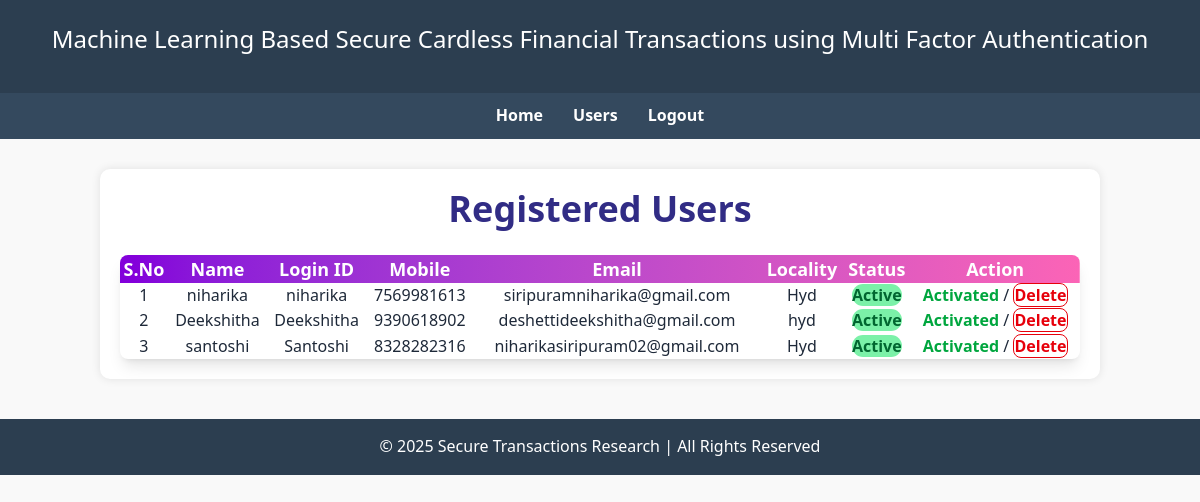
Page /RegisterUsersView/ on the committed database.
### users/models.py (models this page shows, shortened)
class UserRegistrationModel(models.Model):
    name = models.CharField(max_length=100)
    loginid = models.CharField(unique=True, max_length=100)
    password = models.CharField(max_length=100)
    mobile = models.CharField(unique=True, max_length=100)
    email = models.CharField(unique=True, max_length=100)
    locality = models.CharField(max_length=100)
    address = models.CharField(max_length=1000)
    city = models.CharField(max_length=100)
    state = models.CharField(max_length=100)
    status = models.CharField(max_length=100)
    class Meta:
        db_table = 'UserRegistrations'

### admins/views.py (the view)
# urls.py: path('RegisterUsersView/', admins.RegisterUsersView, name='RegisterUsersView'),
def RegisterUsersView(request):
    data = UserRegistrationModel.objects.all()
    return render(request, 'admins/viewregisterusers.html', {'data': data})

### assets/templates/admins/viewregisterusers.html
{% extends 'admins/adminbase.html' %}
{% load static %}
{% block contents %}
<h3 class="text-4xl font-extrabold text-indigo-900 mb-8 text-center">Registered Users</h3>
<br>
<div class="overflow-x-auto bg-white shadow-lg rounded-lg">
    <table class="table table-hover table-bordered text-gray-800 w-full">
        <thead class="bg-gradient-to-r from-purple-700 to-pink-400 text-white text-center">
        <tr class="text-lg font-semibold">
            <th>S.No</th>
            <th>Name</th>
            <th>Login ID</th>
            <th>Mobile</th>
            <th>Email</th>
            <th>Locality</th>
            <th>Status</th>
            <th>Action</th>
        </tr>
        </thead>
        <tbody>
        {% for i in data %}
        <tr class="hover:bg-gray-100 transition duration-300 ease-in-out">
            <td class="text-center py-4">{{ forloop.counter }}</td>
            <td class="text-center py-4">{{ i.name }}</td>
            <td class="text-center py-4">{{ i.loginid }}</td>
            <td class="text-center py-4">{{ i.mobile }}</td>
            <td class="text-center py-4">{{ i.email }}</td>
            <td class="text-center py-4">{{ i.locality }}</td>
            <td class="text-center py-4">
                {% if i.status == 'waiting' %}
                <span class="bg-yellow-300 text-yellow-800 font-semibold py-1 px-2 rounded-full">Waiting</span>
                {% else %}
                <span class="bg-green-300 text-green-800 font-semibold py-1 px-2 rounded-full">Active</span>
                {% endif %}
            </td>
            <td class="text-center py-4">
                {% if i.status == 'waiting' %}
                <a href="/ActivaUsers/?uid={{ i.id }}"
                   class="text-blue-600 hover:text-blue-800 font-bold py-1 px-3 rounded-lg border border-blue-600 hover:bg-blue-100 transition duration-200">Activate</a>
                {% else %}
                <span class="text-green-600 font-semibold">Activated</span> /
                <a href="/DeleteUsers/?uid={{ i.id }}"
                   class="text-red-600 hover:text-red-800 font-bold py-1 px-3 rounded-lg border border-red-600 hover:bg-red-100 transition duration-200">Delete</a>
                {% endif %}
            </td>
        </tr>
        {% endfor %}
        </tbody>
    </table>
</div>
{% endblock %}

### assets/templates/admins/adminbase.html (shortened to what this page needs)
{% load static %}
<!DOCTYPE html>
<html lang="en">
<head>
    <link href="{% static 'css/style.css' %}" rel="stylesheet">
    <script src="https://unpkg.com/@tailwindcss/browser@latest"></script>
</head>
<body>
<header>
    <h1>Machine Learning Based Secure Cardless Financial Transactions using Multi Factor Authentication</h1>
</header>
<nav>
    <a href="{% url 'AdminHome' %}">Home</a>
    <a href="{% url 'RegisterUsersView' %}">Users</a>
    <a href="{% url 'index' %}">Logout</a>
</nav>
<div class="container">
    {%block contents%}
    {%endblock%}
</div>
<footer>
    &copy; 2025 Secure Transactions Research | All Rights Reserved
</footer>
</body>
</html>

### assets/static/css/style.css (style rules this page uses)
* { margin: 0; padding: 0; box-sizing: border-box; font-family: 'Segoe UI', Tahoma, Geneva, Verdana, sans-serif; }
body { background-color: #f9f9f9; color: #333; line-height: 1.6; }
header { background-color: #2c3e50; color: #fff; padding: 20px 0; text-align: center; }
nav { background-color: #34495e; display: flex; justify-content: center; padding: 10px 0; }
nav a { color: white; margin: 0 15px; text-decoration: none; font-weight: bold; transition: color 0.3s ease; }
.container { max-width: 1000px; margin: 30px auto; padding: 20px; background: white; box-shadow: 0 0 10px rgba(0,0,0,0.1); border-radius: 10px; }
h1 { font-size: 24px; margin-bottom: 15px; }
footer { text-align: center; padding: 15px; background: #2c3e50; color: #fff; margin-top: 40px; }

### rows in the picture
UserRegistrationModel: name "niharika", loginid "niharika", mobile "7569981613", email "siripuramniharika@gmail.com", locality "Hyd", status "Active"
UserRegistrationModel: name "Deekshitha", loginid "Deekshitha", mobile "9390618902", email "deshettideekshitha@gmail.com", locality "hyd", status "Active"
UserRegistrationModel: name "santoshi", loginid "Santoshi", mobile "8328282316", email "niharikasiripuram02@gmail.com", locality "Hyd", status "Active"
